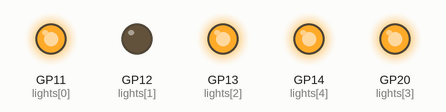
This program was run on a simulated Raspberry Pi Pico running CircuitPython. Parts: output pins drawn as LEDs (lit = HIGH). Random numbers come from a fixed seed.

Above: at 0.12 s.
At 5.12 s:
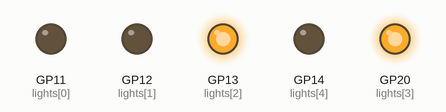
At 9.87 s:
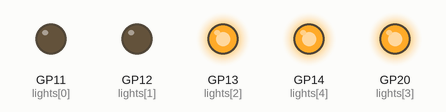
At 19.87 s:
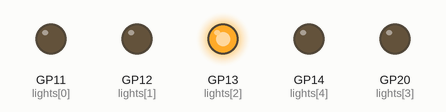
At 29.63 s:
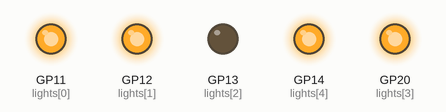
At 39.63 s:
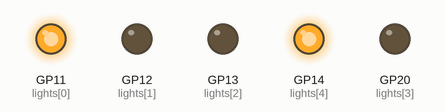
Timing chart, 0 to 40.0 s (numbered marks = the images above):
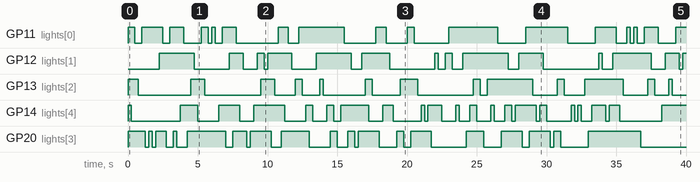

The program:

led_tree_lights.py
```python
import board
from digitalio import DigitalInOut, Direction, Pull
import random
import time

lights = (board.GP11, board.GP12, board.GP13, board.GP20, board.GP14, )
ll = []

for l in lights:
    ll.append(DigitalInOut(l))
    ll[-1].direction = Direction.OUTPUT
    ll[-1].value = 1

while True:
    i = random.randrange(0, 5)
    ll[i].value = 1 - ll[i].value
    time.sleep(0.25)
```

Measured:
- by itself, GP11 (lights[0]): HIGH → LOW at 0.50 s, → HIGH 0.50 s later, → LOW 1.5 s later, → HIGH 0.50 s later, … (32 changes in this stretch)
- by itself, GP12 (lights[1]): LOW → HIGH at 2.3 s, → LOW 2.5 s later, → HIGH 2.5 s later, → LOW 1.0 s later, … (27 changes in this stretch)
- by itself, GP13 (lights[2]): HIGH → LOW at 0.75 s, → HIGH 3.8 s later, → LOW 1.0 s later, → HIGH 4.0 s later, … (25 changes in this stretch)
- by itself, GP14 (lights[4]): HIGH → LOW at 0.25 s, → HIGH 3.5 s later, → LOW 1.3 s later, → HIGH 1.5 s later, … (40 changes in this stretch)
- by itself, GP20 (lights[3]): HIGH → LOW at 1.3 s, → HIGH 0.25 s later, → LOW 0.25 s later, → HIGH 0.25 s later, … (35 changes in this stretch)
